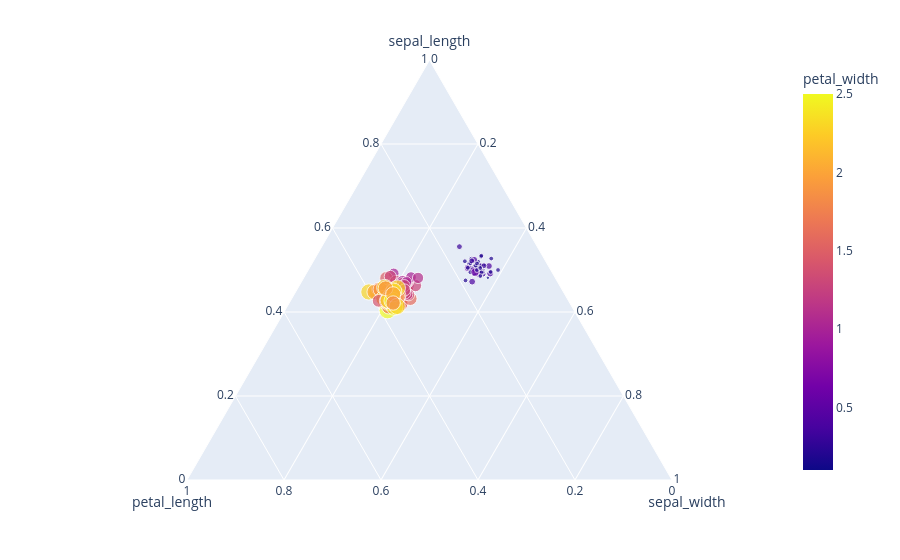

Here is the notebook cell this chart was saved with:
### Markdown cell above
#### Inspección visual (ternary plot)

### Code cell
import plotly.express as px
fig = px.scatter_ternary(iris,
                         a="sepal_length",
                         b="petal_length",
                         c="sepal_width",
                         size="petal_width",
                         size_max=12,
                         color="petal_width")
fig.show()

### Figure 1 — Plotly figure (JSON) as saved in the notebook; plotly's stock layout.template omitted (floating-point values rounded to 4 significant figures; data arrays with more than 128 entries replaced by an {"elided": "..."} marker saying what was removed)
{"data": [{"a": {"elided": "150 float values"}, "b": {"elided": "150 float values"}, "c": {"elided": "150 float values"}, "hovertemplate": "sepal_length=%{a}<br>petal_length=%{b}<br>sepal_width=%{c}<br>petal_width=%{marker.color}<extra></extra>", "legendgroup": "", "marker": {"color": {"elided": "150 float values"}, "coloraxis": "coloraxis", "size": {"elided": "150 float values"}, "sizemode": "area", "sizeref": 0.01736, "symbol": "circle"}, "mode": "markers", "name": "", "showlegend": false, "subplot": "ternary", "type": "scatterternary"}], "layout": {"coloraxis": {"colorbar": {"title": {"text": "petal_width"}}, "colorscale": [[0, "#0d0887"], [0.1111, "#46039f"], [0.2222, "#7201a8"], [0.3333, "#9c179e"], [0.4444, "#bd3786"], [0.5556, "#d8576b"], [0.6667, "#ed7953"], [0.7778, "#fb9f3a"], [0.8889, "#fdca26"], [1, "#f0f921"]]}, "legend": {"itemsizing": "constant", "tracegroupgap": 0}, "margin": {"t": 60}, "ternary": {"aaxis": {"title": {"text": "sepal_length"}}, "baxis": {"title": {"text": "petal_length"}}, "caxis": {"title": {"text": "sepal_width"}}, "domain": {"x": [0, 1], "y": [0, 1]}}}}
